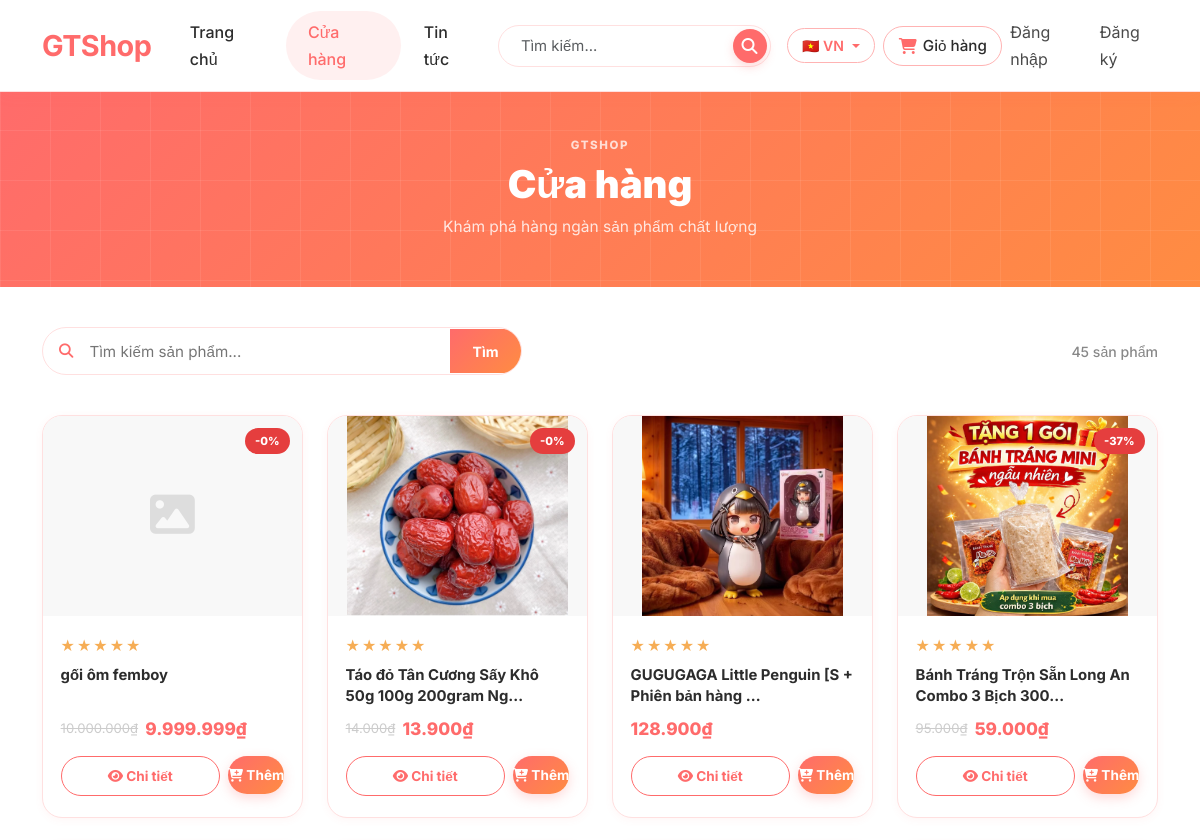
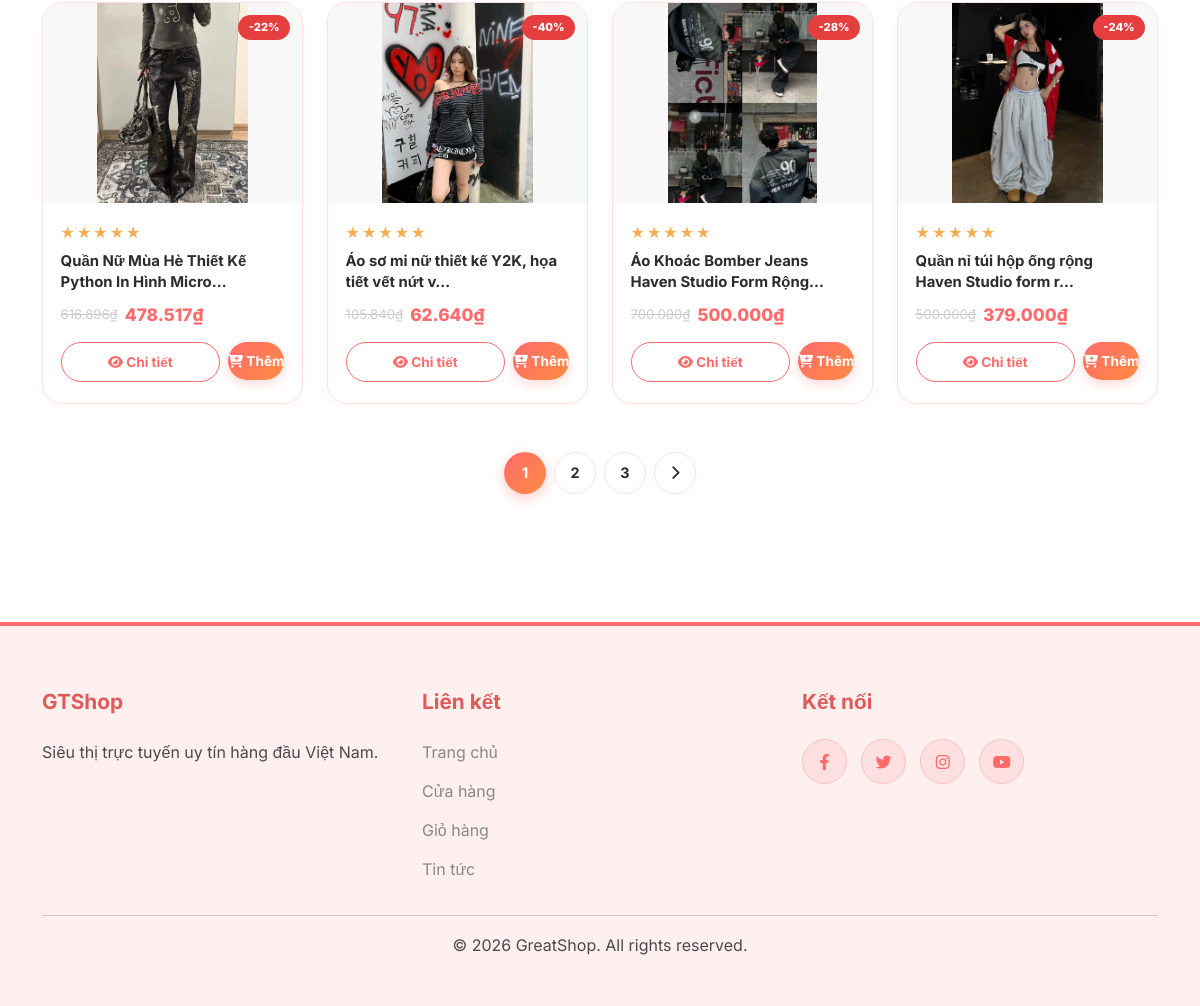
The app's page /shop/ with its own data (2 pictures, top to bottom).
### store/models.py (models this page shows, shortened)
class Product(models.Model):
    category = models.ForeignKey(Category, on_delete=models.CASCADE, related_name='products')
    name = models.CharField(max_length=200, db_index=True)
    slug = models.SlugField(max_length=200, unique=True, db_index=True)
    image = models.ImageField(upload_to='products/', blank=True)
    description = models.TextField(blank=True)
    price = models.DecimalField(max_digits=10, decimal_places=0, verbose_name="Giá gốc")
    sale_price = models.DecimalField(max_digits=10, decimal_places=0, blank=True, null=True, verbose_name="Giá khuyến mãi")
    stock = models.PositiveIntegerField(default=0)
    available = models.BooleanField(default=True)
    is_hot = models.BooleanField(default=False, help_text="Sản phẩm hot hiển thị trên trang chủ")
    created = models.DateTimeField(auto_now_add=True)
    updated = models.DateTimeField(auto_now=True)
    weight = models.PositiveIntegerField(default=0, verbose_name="Cân nặng (gram)", help_text="Dùng để tính phí vận chuyển")
    class Meta:
        ordering = ('name',)
        verbose_name = 'sản phẩm'
        verbose_name_plural = 'sản phẩm'
    def get_absolute_url(self):
        return reverse('store:product_detail', args=[self.slug])
    def get_discount_percent(self):
        if self.sale_price and self.price > 0:
            return int(100 - (self.sale_price * 100 / self.price))
        return 0

### store/views.py (the view)
# urls.py: path('shop/', views.shop, name='shop'),
def shop(request):
    products = Product.objects.filter(available=True).order_by('-created')
    query = request.GET.get('q')
    if query:
        products = products.filter(name__icontains=query)
    paginator = Paginator(products, 8)
    page_number = request.GET.get('page')
    page_obj = paginator.get_page(page_number)
    return render(request, 'shop.html', {'page_obj': page_obj})

### GTshop/context_processors.py (called while the page is built)
def cart_count(request):
    cart = request.session.get('cart', {})
    count = sum(item['quantity'] for item in cart.values())
    return {'cart_count': count}

### store/templatetags/store_filters.py (called while the page is built)
@register.filter
def currency(value):
    try:
        value = int(value)
        return f"{value:,}".replace(",", ".") + "₫"
    except (ValueError, TypeError):
        return ""

### templates/shop.html (shortened to what this page needs)
{% extends 'base.html' %}
{% load static %}
{% load store_filters %}
{% load i18n %}
{% block content %}
<div class="page-header">
  <div class="container">
    <p class="page-header-eyebrow">GTShop</p>
    <h1 class="page-header-title">
      {% if category %}{{ category.name }}{% else %}{% trans "Cửa hàng" %}{% endif %}
    </h1>
    <p class="page-header-subtitle">{% trans "Khám phá hàng ngàn sản phẩm chất lượng" %}</p>
  </div>
</div>
<div class="container shop-container">
  <div class="shop-toolbar">
    <form class="shop-search-form" action="." method="get">
      <i class="fas fa-search shop-search-icon"></i>
      <input type="text" name="q"
             placeholder="{% trans 'Tìm kiếm sản phẩm...' %}"
             value="{{ request.GET.q }}">
      <button type="submit">{% trans "Tìm" %}</button>
    </form>
    <span class="shop-result-count">{{ page_obj.paginator.count }} {% trans "sản phẩm" %}</span>
  </div>
  <div class="row g-4 mt-1">
    {% for p in page_obj %}
    <div class="col-lg-3 col-md-4 col-6">
      <div class="product-card">
        {% if p.sale_price %}
          <span class="product-badge product-badge--sale">-{{ p.get_discount_percent }}%</span>
        {% elif p.is_hot %}
          <span class="product-badge product-badge--hot">HOT</span>
        {% endif %}
        <div class="product-image-wrap">
          {% if p.image %}
            <img src="{{ p.image.url }}" alt="{{ p.name }}">
          {% else %}
            <div class="product-image-placeholder"></div>
          {% endif %}
        </div>
        <div class="product-info">
          <div class="product-stars">★★★★★</div>
          <h6 class="product-name">
            <a href="{{ p.get_absolute_url }}">{{ p.name|truncatechars:45 }}</a>
          </h6>
          <div class="product-price">
            {% if p.sale_price %}
              <span class="price-original">{{ p.price|currency }}</span>
              <span class="price-sale">{{ p.sale_price|currency }}</span>
            {% else %}
              <span class="price-regular">{{ p.price|currency }}</span>
            {% endif %}
          </div>
          <div class="product-actions">
            <a href="{{ p.get_absolute_url }}" class="btn-product-detail">
              <i class="fas fa-eye"></i> {% trans "Chi tiết" %}
            </a>
            <form method="post" action="{% url 'carts:cart_add' p.id %}" class="d-inline">
              <button type="submit" class="btn-add-to-cart">
                <i class="fas fa-cart-plus"></i> {% trans "Thêm" %}
              </button>
            </form>
          </div>
        </div>
      </div>
    </div>
    {% endfor %}
  </div>
  {% if page_obj.paginator.num_pages > 1 %}
  <div class="pagination-wrap">
    {% for num in page_obj.paginator.page_range %}
      {% if page_obj.number == num %}
        <span class="pagination-btn pagination-btn--active">{{ num }}</span>
      {% elif num > page_obj.number|add:'-3' and num < page_obj.number|add:'3' %}
        <a class="pagination-btn" href="?page={{ num }}{% if request.GET.q %}&q={{ request.GET.q }}{% endif %}">{{ num }}</a>
      {% endif %}
    {% endfor %}
    {% if page_obj.has_next %}
      <a class="pagination-btn" href="?page={{ page_obj.next_page_number }}{% if request.GET.q %}&q={{ request.GET.q }}{% endif %}">
        <i class="fas fa-chevron-right"></i>
      </a>
    {% endif %}
  </div>
  {% endif %}
</div>
{% endblock %}

### records on screen
Product: get_discount_percent "0", name "gối ôm femboy", price "10.000.000₫", sale_price "9.999.999₫"
Product: get_discount_percent "0", name "Táo đỏ Tân Cương Sấy Khô 50g 100g 200gram Ng…", price "14.000₫", sale_price "13.900₫"
Product: name "GUGUGAGA Little Penguin [S + Phiên bản hàng …", price "128.900₫"
Product: get_discount_percent "37", name "Bánh Tráng Trộn Sẵn Long An Combo 3 Bịch 300…", price "95.000₫", sale_price "59.000₫"
Product: get_discount_percent "22", name "Quần Nữ Mùa Hè Thiết Kế Python In Hình Micro…", price "616.896₫", sale_price "478.517₫"
Product: get_discount_percent "40", name "Áo sơ mi nữ thiết kế Y2K, họa tiết vết nứt v…", price "105.840₫", sale_price "62.640₫"
Product: get_discount_percent "28", name "Áo Khoác Bomber Jeans Haven Studio Form Rộng…", price "700.000₫", sale_price "500.000₫"
Product: get_discount_percent "24", name "Quần nỉ túi hộp ống rộng Haven Studio form r…", price "500.000₫", sale_price "379.000₫"

### other values on screen
{{ page_obj.paginator.count }} "45"
{{ num }} "1"
{{ num }} "2" "3"
